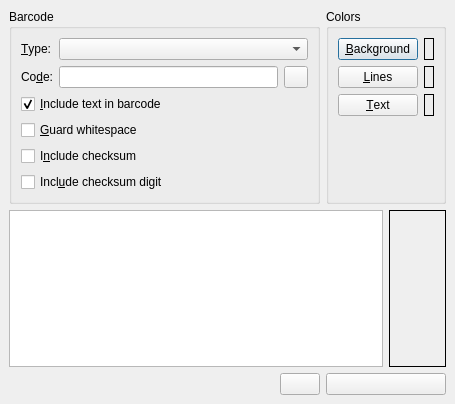
<ui version="4.0" >
 <author>Petr Vanek &lt;petr@scribus.info></author>
 <comment>This is base class for Scribus Barcode Generator. Always use designer for this file!</comment>
 <class>BarcodeGeneratorBase</class>
 <widget class="QDialog" name="BarcodeGeneratorBase" >
  <property name="geometry" >
   <rect>
    <x>0</x>
    <y>0</y>
    <width>455</width>
    <height>404</height>
   </rect>
  </property>
  <property name="windowTitle" >
   <string>Barcode Creator</string>
  </property>
  <property name="toolTip" >
   <string/>
  </property>
  <layout class="QGridLayout" >
   <property name="margin" >
    <number>9</number>
   </property>
   <property name="spacing" >
    <number>6</number>
   </property>
   <item row="0" column="2" colspan="2" >
    <widget class="QGroupBox" name="colorBox" >
     <property name="title" >
      <string>Colors</string>
     </property>
     <layout class="QGridLayout" >
      <property name="margin" >
       <number>9</number>
      </property>
      <property name="spacing" >
       <number>6</number>
      </property>
      <item row="3" column="0" >
       <spacer>
        <property name="orientation" >
         <enum>Qt::Vertical</enum>
        </property>
        <property name="sizeHint" >
         <size>
          <width>20</width>
          <height>40</height>
         </size>
        </property>
       </spacer>
      </item>
      <item row="0" column="0" >
       <widget class="QPushButton" name="bgColorButton" >
        <property name="toolTip" >
         <string>Background color - under the code lines</string>
        </property>
        <property name="text" >
         <string>&amp;Background</string>
        </property>
        <property name="shortcut" >
         <string>Alt+B</string>
        </property>
       </widget>
      </item>
      <item row="0" column="1" >
       <widget class="QLabel" name="bgLabel" >
        <property name="minimumSize" >
         <size>
          <width>10</width>
          <height>0</height>
         </size>
        </property>
        <property name="frameShape" >
         <enum>QFrame::Box</enum>
        </property>
        <property name="scaledContents" >
         <bool>true</bool>
        </property>
        <property name="wordWrap" >
         <bool>false</bool>
        </property>
       </widget>
      </item>
      <item row="1" column="0" >
       <widget class="QPushButton" name="lnColorButton" >
        <property name="toolTip" >
         <string>Color of the lines in barcode</string>
        </property>
        <property name="text" >
         <string>&amp;Lines</string>
        </property>
        <property name="shortcut" >
         <string>Alt+L</string>
        </property>
       </widget>
      </item>
      <item row="1" column="1" >
       <widget class="QLabel" name="linesLabel" >
        <property name="minimumSize" >
         <size>
          <width>10</width>
          <height>0</height>
         </size>
        </property>
        <property name="frameShape" >
         <enum>QFrame::Box</enum>
        </property>
        <property name="scaledContents" >
         <bool>true</bool>
        </property>
        <property name="wordWrap" >
         <bool>false</bool>
        </property>
       </widget>
      </item>
      <item row="2" column="0" >
       <widget class="QPushButton" name="txtColorButton" >
        <property name="toolTip" >
         <string>Color of the text and numbers</string>
        </property>
        <property name="text" >
         <string>&amp;Text</string>
        </property>
        <property name="shortcut" >
         <string>Alt+T</string>
        </property>
       </widget>
      </item>
      <item row="2" column="1" >
       <widget class="QLabel" name="txtLabel" >
        <property name="minimumSize" >
         <size>
          <width>10</width>
          <height>0</height>
         </size>
        </property>
        <property name="frameShape" >
         <enum>QFrame::Box</enum>
        </property>
        <property name="scaledContents" >
         <bool>true</bool>
        </property>
        <property name="wordWrap" >
         <bool>false</bool>
        </property>
       </widget>
      </item>
     </layout>
    </widget>
   </item>
   <item row="1" column="0" colspan="3" >
    <widget class="QTextEdit" name="commentEdit" >
     <property name="toolTip" >
      <string>Hints and help is shown here</string>
     </property>
     <property name="readOnly" >
      <bool>true</bool>
     </property>
    </widget>
   </item>
   <item row="1" column="3" >
    <widget class="QLabel" name="sampleLabel" >
     <property name="toolTip" >
      <string>Preview of the result. 72dpi sample.</string>
     </property>
     <property name="frameShape" >
      <enum>QFrame::Box</enum>
     </property>
     <property name="alignment" >
      <set>Qt::AlignCenter</set>
     </property>
     <property name="wordWrap" >
      <bool>false</bool>
     </property>
    </widget>
   </item>
   <item row="2" column="0" >
    <spacer>
     <property name="orientation" >
      <enum>Qt::Horizontal</enum>
     </property>
     <property name="sizeHint" >
      <size>
       <width>40</width>
       <height>20</height>
      </size>
     </property>
    </spacer>
   </item>
   <item row="0" column="0" colspan="2" >
    <widget class="QGroupBox" name="bcodeBox" >
     <property name="title" >
      <string>Barcode</string>
     </property>
     <layout class="QGridLayout" >
      <property name="margin" >
       <number>9</number>
      </property>
      <property name="spacing" >
       <number>6</number>
      </property>
      <item row="5" column="0" colspan="3" >
       <widget class="QCheckBox" name="includeCheckInText" >
        <property name="toolTip" >
         <string>Include the checksum digit in the barcode text</string>
        </property>
        <property name="text" >
         <string>Incl&amp;ude checksum digit</string>
        </property>
        <property name="shortcut" >
         <string>Alt+U</string>
        </property>
       </widget>
      </item>
      <item row="4" column="0" colspan="3" >
       <widget class="QCheckBox" name="includeCheck" >
        <property name="toolTip" >
         <string>Generate and include a checksum in barcode</string>
        </property>
        <property name="text" >
         <string>I&amp;nclude checksum</string>
        </property>
        <property name="shortcut" >
         <string>Alt+N</string>
        </property>
       </widget>
      </item>
      <item row="3" column="0" colspan="3" >
       <widget class="QCheckBox" name="guardCheck" >
        <property name="toolTip" >
         <string>Draw arrows to be sure of space next the code</string>
        </property>
        <property name="text" >
         <string>&amp;Guard whitespace</string>
        </property>
        <property name="shortcut" >
         <string>Alt+G</string>
        </property>
       </widget>
      </item>
      <item row="2" column="0" colspan="3" >
       <widget class="QCheckBox" name="textCheck" >
        <property name="toolTip" >
         <string>If checked, there will be numbers in the barcode too</string>
        </property>
        <property name="text" >
         <string>&amp;Include text in barcode</string>
        </property>
        <property name="shortcut" >
         <string>Alt+I</string>
        </property>
        <property name="checked" >
         <bool>true</bool>
        </property>
       </widget>
      </item>
      <item row="1" column="2" >
       <widget class="QPushButton" name="resetButton" >
        <property name="sizePolicy" >
         <sizepolicy>
          <hsizetype>0</hsizetype>
          <vsizetype>0</vsizetype>
          <horstretch>0</horstretch>
          <verstretch>0</verstretch>
         </sizepolicy>
        </property>
        <property name="maximumSize" >
         <size>
          <width>24</width>
          <height>32767</height>
         </size>
        </property>
        <property name="toolTip" >
         <string>Reset the barcode samples</string>
        </property>
        <property name="text" >
         <string/>
        </property>
       </widget>
      </item>
      <item row="1" column="1" >
       <widget class="QLineEdit" name="codeEdit" >
        <property name="toolTip" >
         <string>The numeric representation of the code itself. See the help message below</string>
        </property>
       </widget>
      </item>
      <item row="1" column="0" >
       <widget class="QLabel" name="codeLabel" >
        <property name="text" >
         <string>Co&amp;de:</string>
        </property>
        <property name="wordWrap" >
         <bool>false</bool>
        </property>
        <property name="buddy" >
         <cstring>codeEdit</cstring>
        </property>
       </widget>
      </item>
      <item row="0" column="1" colspan="2" >
       <widget class="QComboBox" name="bcCombo" >
        <property name="toolTip" >
         <string>Select one of the available barcode type here</string>
        </property>
       </widget>
      </item>
      <item row="0" column="0" >
       <widget class="QLabel" name="bcLabel" >
        <property name="text" >
         <string>&amp;Type:</string>
        </property>
        <property name="wordWrap" >
         <bool>false</bool>
        </property>
        <property name="buddy" >
         <cstring>bcCombo</cstring>
        </property>
       </widget>
      </item>
     </layout>
    </widget>
   </item>
   <item row="2" column="1" >
    <widget class="QPushButton" name="okButton" >
     <property name="text" >
      <string/>
     </property>
    </widget>
   </item>
   <item row="2" column="2" colspan="2" >
    <widget class="QPushButton" name="cancelButton" >
     <property name="text" >
      <string/>
     </property>
    </widget>
   </item>
  </layout>
 </widget>
 <layoutdefault spacing="6" margin="11" />
 <pixmapfunction>qPixmapFromMimeSource</pixmapfunction>
 <resources/>
 <connections>
  <connection>
   <sender>bcCombo</sender>
   <signal>activated(QString)</signal>
   <receiver>BarcodeGeneratorBase</receiver>
   <slot>bcComboChanged()</slot>
   <hints>
    <hint type="sourcelabel" >
     <x>20</x>
     <y>20</y>
    </hint>
    <hint type="destinationlabel" >
     <x>20</x>
     <y>20</y>
    </hint>
   </hints>
  </connection>
  <connection>
   <sender>textCheck</sender>
   <signal>stateChanged(int)</signal>
   <receiver>BarcodeGeneratorBase</receiver>
   <slot>textCheck_changed()</slot>
   <hints>
    <hint type="sourcelabel" >
     <x>20</x>
     <y>20</y>
    </hint>
    <hint type="destinationlabel" >
     <x>20</x>
     <y>20</y>
    </hint>
   </hints>
  </connection>
  <connection>
   <sender>guardCheck</sender>
   <signal>stateChanged(int)</signal>
   <receiver>BarcodeGeneratorBase</receiver>
   <slot>guardCheck_changed()</slot>
   <hints>
    <hint type="sourcelabel" >
     <x>20</x>
     <y>20</y>
    </hint>
    <hint type="destinationlabel" >
     <x>20</x>
     <y>20</y>
    </hint>
   </hints>
  </connection>
  <connection>
   <sender>bgColorButton</sender>
   <signal>clicked()</signal>
   <receiver>BarcodeGeneratorBase</receiver>
   <slot>bgColorButton_pressed()</slot>
   <hints>
    <hint type="sourcelabel" >
     <x>20</x>
     <y>20</y>
    </hint>
    <hint type="destinationlabel" >
     <x>20</x>
     <y>20</y>
    </hint>
   </hints>
  </connection>
  <connection>
   <sender>lnColorButton</sender>
   <signal>clicked()</signal>
   <receiver>BarcodeGeneratorBase</receiver>
   <slot>lnColorButton_pressed()</slot>
   <hints>
    <hint type="sourcelabel" >
     <x>20</x>
     <y>20</y>
    </hint>
    <hint type="destinationlabel" >
     <x>20</x>
     <y>20</y>
    </hint>
   </hints>
  </connection>
  <connection>
   <sender>txtColorButton</sender>
   <signal>clicked()</signal>
   <receiver>BarcodeGeneratorBase</receiver>
   <slot>txtColorButton_pressed()</slot>
   <hints>
    <hint type="sourcelabel" >
     <x>20</x>
     <y>20</y>
    </hint>
    <hint type="destinationlabel" >
     <x>20</x>
     <y>20</y>
    </hint>
   </hints>
  </connection>
  <connection>
   <sender>okButton</sender>
   <signal>clicked()</signal>
   <receiver>BarcodeGeneratorBase</receiver>
   <slot>okButton_pressed()</slot>
   <hints>
    <hint type="sourcelabel" >
     <x>20</x>
     <y>20</y>
    </hint>
    <hint type="destinationlabel" >
     <x>20</x>
     <y>20</y>
    </hint>
   </hints>
  </connection>
  <connection>
   <sender>cancelButton</sender>
   <signal>clicked()</signal>
   <receiver>BarcodeGeneratorBase</receiver>
   <slot>cancelButton_pressed()</slot>
   <hints>
    <hint type="sourcelabel" >
     <x>20</x>
     <y>20</y>
    </hint>
    <hint type="destinationlabel" >
     <x>20</x>
     <y>20</y>
    </hint>
   </hints>
  </connection>
  <connection>
   <sender>codeEdit</sender>
   <signal>textChanged(QString)</signal>
   <receiver>BarcodeGeneratorBase</receiver>
   <slot>codeEdit_textChanged(QString)</slot>
   <hints>
    <hint type="sourcelabel" >
     <x>20</x>
     <y>20</y>
    </hint>
    <hint type="destinationlabel" >
     <x>20</x>
     <y>20</y>
    </hint>
   </hints>
  </connection>
  <connection>
   <sender>resetButton</sender>
   <signal>clicked()</signal>
   <receiver>BarcodeGeneratorBase</receiver>
   <slot>resetButton_clicked()</slot>
   <hints>
    <hint type="sourcelabel" >
     <x>20</x>
     <y>20</y>
    </hint>
    <hint type="destinationlabel" >
     <x>20</x>
     <y>20</y>
    </hint>
   </hints>
  </connection>
  <connection>
   <sender>includeCheck</sender>
   <signal>stateChanged(int)</signal>
   <receiver>BarcodeGeneratorBase</receiver>
   <slot>includeCheck_stateChanged(int)</slot>
   <hints>
    <hint type="sourcelabel" >
     <x>20</x>
     <y>20</y>
    </hint>
    <hint type="destinationlabel" >
     <x>20</x>
     <y>20</y>
    </hint>
   </hints>
  </connection>
  <connection>
   <sender>includeCheckInText</sender>
   <signal>stateChanged(int)</signal>
   <receiver>BarcodeGeneratorBase</receiver>
   <slot>includeCheckInText_stateChanged(int)</slot>
   <hints>
    <hint type="sourcelabel" >
     <x>20</x>
     <y>20</y>
    </hint>
    <hint type="destinationlabel" >
     <x>20</x>
     <y>20</y>
    </hint>
   </hints>
  </connection>
 </connections>
</ui>
